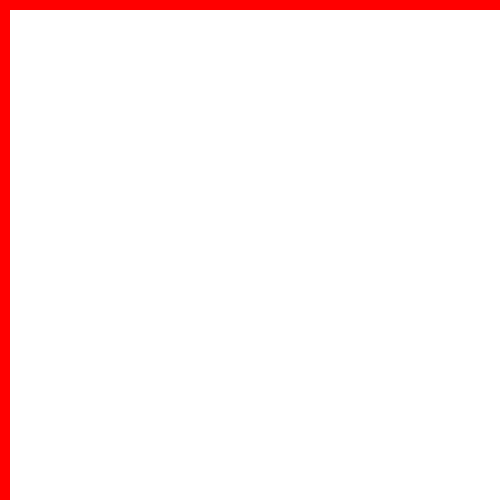
Frame 1 (no input)
Frame 60 (the mouse pressed at the canvas centre just before this capture): identical to frame 1, image omitted
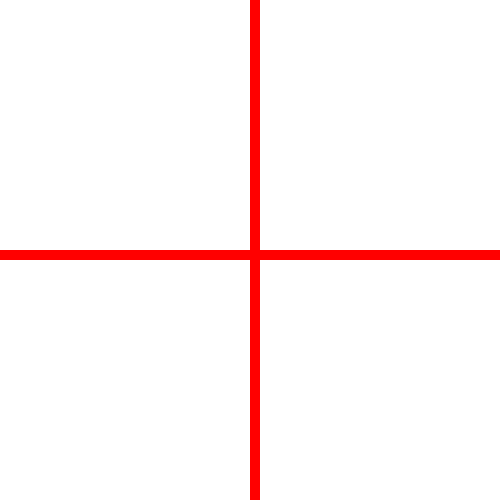
Frame 120 (the mouse held since frame 60 and released just before this capture)

The Processing sketch that drew these frames (run headless with seeded random() and noise(); from frame 60 on, the mouse is pressed at the canvas centre):

// Processing sketch: crossline
// ── crossline.pde
//crossline.pde
//Draw the crossline
//2017/4/11
//1-3-41 Gihwan Doh


 void setup(){
 size(500,500);
   
 }
 
 void draw(){
 background(255);
 noStroke();
   fill(255,0,0);
  rect(0,mouseY,500,10);
  rect(mouseX,0,10,500);
  
 }
